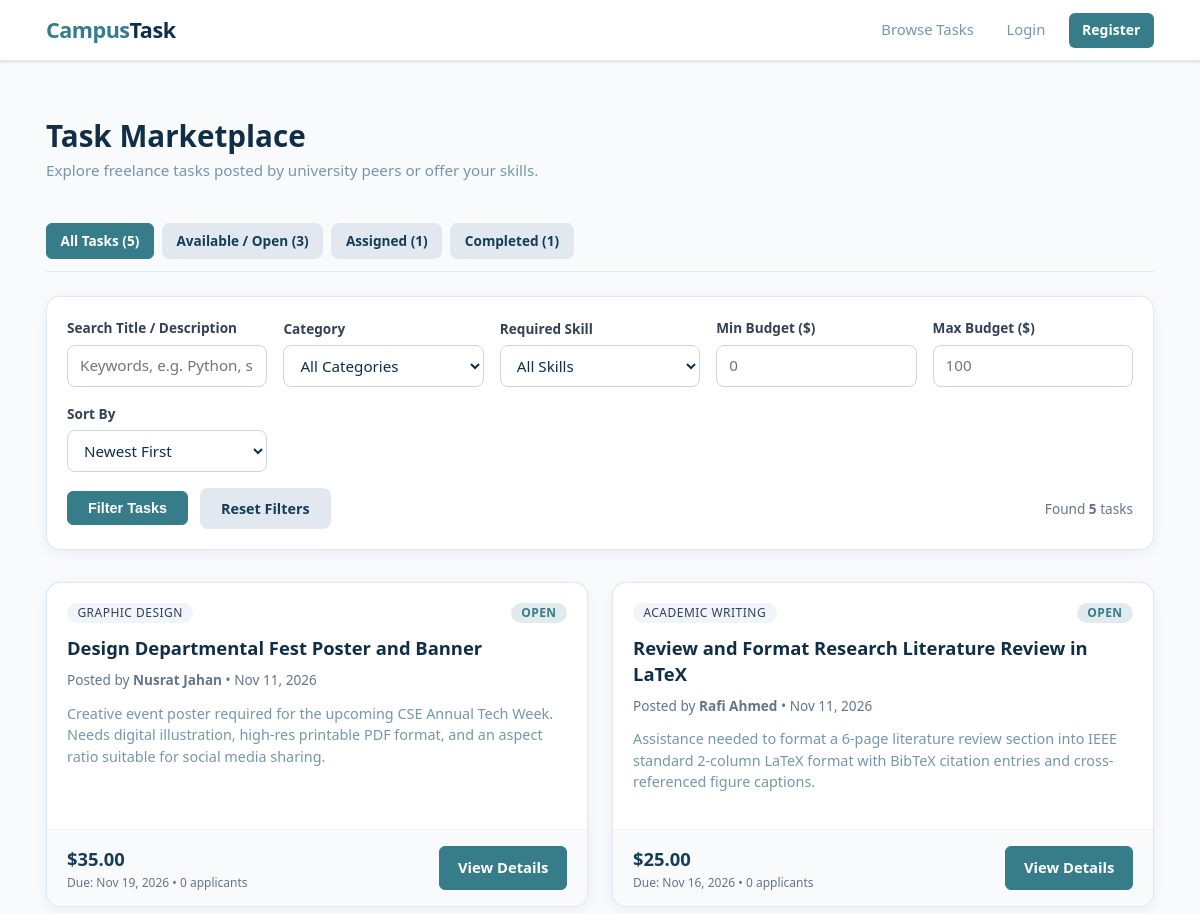
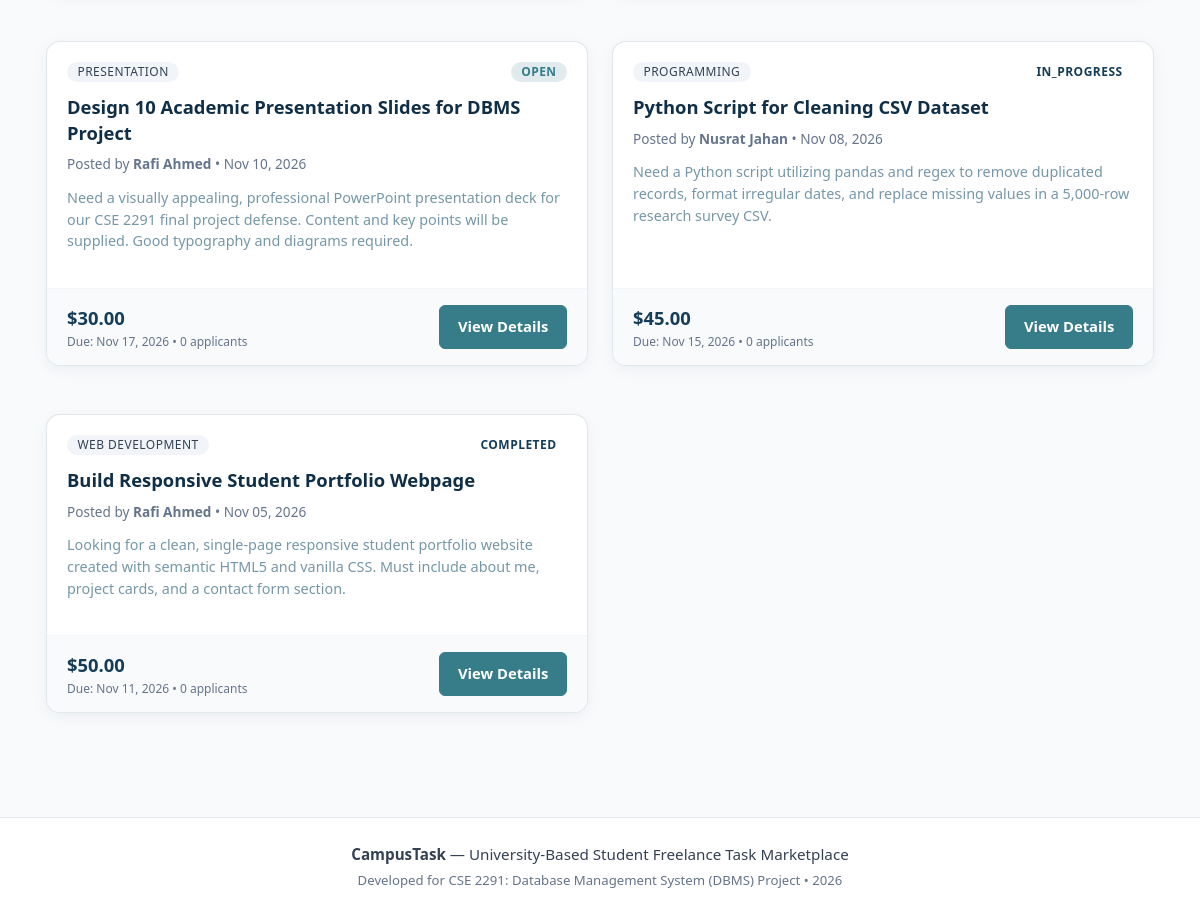
The page /student/tasks.php on the database its author committed (2 pictures, top to bottom).
### tables this page shows
CREATE TABLE IF NOT EXISTS `tasks` (
    `task_id` INT AUTO_INCREMENT PRIMARY KEY,
    `poster_id` INT NOT NULL,
    `category_id` INT NOT NULL,
    `title` VARCHAR(200) NOT NULL,
    `description` TEXT NOT NULL,
    `budget` DECIMAL(10, 2) NOT NULL DEFAULT 0.00,
    `deadline` DATE NOT NULL,
    `status` ENUM('OPEN', 'IN_PROGRESS', 'COMPLETED', 'CANCELLED') NOT NULL DEFAULT 'OPEN',
    `created_at` DATETIME NOT NULL DEFAULT CURRENT_TIMESTAMP,
    `updated_at` DATETIME NOT NULL DEFAULT CURRENT_TIMESTAMP ON UPDATE CURRENT_TIMESTAMP,
    CONSTRAINT `chk_task_budget_non_negative` CHECK (`budget` >= 0),
    CONSTRAINT `fk_tasks_poster` 
        FOREIGN KEY (`poster_id`) REFERENCES `users` (`user_id`) 
        ON DELETE CASCADE ON UPDATE CASCADE,
    CONSTRAINT `fk_tasks_category` 
        FOREIGN KEY (`category_id`) REFERENCES `categories` (`category_id`) 
        ON DELETE RESTRICT ON UPDATE CASCADE
);

CREATE TABLE IF NOT EXISTS `categories` (
    `category_id` INT AUTO_INCREMENT PRIMARY KEY,
    `category_name` VARCHAR(100) NOT NULL UNIQUE,
    `description` TEXT NULL,
    `created_at` DATETIME NOT NULL DEFAULT CURRENT_TIMESTAMP
);

CREATE TABLE IF NOT EXISTS `users` (
    `user_id` INT AUTO_INCREMENT PRIMARY KEY,
    `full_name` VARCHAR(100) NOT NULL,
    `email` VARCHAR(150) NOT NULL UNIQUE,
    `password_hash` VARCHAR(255) NOT NULL,
    `role` ENUM('STUDENT', 'ADMIN') NOT NULL DEFAULT 'STUDENT',
    `account_status` ENUM('ACTIVE', 'DEACTIVATED') NOT NULL DEFAULT 'ACTIVE',
    `created_at` DATETIME NOT NULL DEFAULT CURRENT_TIMESTAMP
);

### config/database.example.php (called while the page is built, shortened)
<?php
function e($value) {
    return htmlspecialchars((string)($value ?? ''), ENT_QUOTES, 'UTF-8');
}

### student/tasks.php (the view, shortened to what this page needs)
<?php
$config_path = __DIR__ . '/../config/database.php';
if (file_exists($config_path)) {
    require_once $config_path;
} else {
    require_once __DIR__ . '/../config/database.example.php';
}
require_once __DIR__ . '/../includes/auth.php';
$search_query = trim($_GET['q'] ?? '');
$min_budget = trim($_GET['min_budget'] ?? '');
$max_budget = trim($_GET['max_budget'] ?? '');
$status_filter = strtolower(trim($_GET['status'] ?? 'all'));
$sort_by = trim($_GET['sort'] ?? 'newest');
$sort_map = [
    'newest'        => 't.created_at DESC',
    'oldest'        => 't.created_at ASC',
    'budget_low'    => 't.budget ASC',
    'budget_high'   => 't.budget DESC',
    'deadline_near' => 't.deadline ASC',
    'title_az'      => 't.title ASC',
    'title_za'      => 't.title DESC'
];
$order_sql = $sort_map[$sort_by] ?? 't.created_at DESC';
$where_clauses = [];
$params = [];
$where_sql = !empty($where_clauses) ? 'WHERE ' . implode(' AND ', $where_clauses) : '';
$sql = "
    SELECT
        t.task_id,
        t.poster_id,
        t.category_id,
        t.title,
        t.description,
        t.budget,
        t.deadline,
        t.status,
        t.created_at,
        u.full_name AS poster_name,
        c.category_name,
        COALESCE(app_counts.application_count, 0) AS application_count,
        GROUP_CONCAT(DISTINCT s.skill_name ORDER BY s.skill_name ASC SEPARATOR '||') AS skills_list
    FROM tasks t
    JOIN users u ON t.poster_id = u.user_id
    JOIN categories c ON t.category_id = c.category_id
    LEFT JOIN task_skills ts ON t.task_id = ts.task_id
    LEFT JOIN skills s ON ts.skill_id = s.skill_id
    LEFT JOIN (
        SELECT task_id, COUNT(*) AS application_count
        FROM applications
        GROUP BY task_id
    ) app_counts ON t.task_id = app_counts.task_id
    $where_sql
    GROUP BY t.task_id
    ORDER BY $order_sql
";
$stmt = $pdo->prepare($sql);
$stmt->execute($params);
$tasks = $stmt->fetchAll();
$count_all = (int)$pdo->query('SELECT COUNT(*) FROM tasks')->fetchColumn();
$count_open = (int)$pdo->query('SELECT COUNT(*) FROM tasks WHERE status = "OPEN"')->fetchColumn();
$count_assigned = (int)$pdo->query('SELECT COUNT(*) FROM tasks WHERE status = "IN_PROGRESS"')->fetchColumn();
$count_completed = (int)$pdo->query('SELECT COUNT(*) FROM tasks WHERE status = "COMPLETED"')->fetchColumn();
require_once __DIR__ . '/../includes/header.php';
?>
<div style="max-width: 1200px; margin: 2rem auto;">
    <div style="display: flex; justify-content: space-between; align-items: center; flex-wrap: wrap; gap: 1rem; margin-bottom: 1.5rem;">
        <div>
            <h1 style="font-size: 1.85rem; font-weight: 700; color: var(--gray-900); margin-bottom: 0.25rem;">
                Task Marketplace
            </h1>
            <p style="color: var(--gray-600); font-size: 0.95rem;">
                Explore freelance tasks posted by university peers or offer your skills.
            </p>
        </div>
    </div>
    <div style="display: flex; gap: 0.5rem; flex-wrap: wrap; margin-bottom: 1.5rem; border-bottom: 1px solid var(--gray-200); padding-bottom: 0.75rem;">
        <?php
        function make_status_url($status_val) {
            $params = $_GET;
            $params['status'] = $status_val;
            return '?' . http_build_query($params);
        }
        ?>
        <a href="<?= make_status_url('all') ?>" class="btn <?= $status_filter === 'all' ? 'btn-primary' : 'btn-secondary' ?>" style="font-size: 0.85rem; padding: 0.4rem 0.85rem;">
            All Tasks (<?= $count_all ?>)
        </a>
        <a href="<?= make_status_url('available') ?>" class="btn <?= ($status_filter === 'available' || $status_filter === 'open') ? 'btn-primary' : 'btn-secondary' ?>" style="font-size: 0.85rem; padding: 0.4rem 0.85rem;">
            Available / Open (<?= $count_open ?>)
        </a>
        <a href="<?= make_status_url('assigned') ?>" class="btn <?= ($status_filter === 'assigned' || $status_filter === 'in_progress') ? 'btn-primary' : 'btn-secondary' ?>" style="font-size: 0.85rem; padding: 0.4rem 0.85rem;">
            Assigned (<?= $count_assigned ?>)
        </a>
        <a href="<?= make_status_url('completed') ?>" class="btn <?= $status_filter === 'completed' ? 'btn-primary' : 'btn-secondary' ?>" style="font-size: 0.85rem; padding: 0.4rem 0.85rem;">
            Completed (<?= $count_completed ?>)
        </a>
    </div>
    <div class="card" style="margin-bottom: 2rem;">
        <div class="card-body" style="padding: 1.25rem;">
            <form action="<?= BASE_URL ?>/student/tasks.php" method="GET">
                <div style="display: grid; grid-template-columns: repeat(auto-fit, minmax(200px, 1fr)); gap: 1rem; align-items: flex-end;">
                    <div class="form-group" style="margin-bottom: 0;">
                        <label for="q" style="font-size: 0.85rem;">Search Title / Description</label>
                        <input
                            type="text"
                            id="q"
                            name="q"
                            class="form-control"
                            placeholder="Keywords, e.g. Python, slides..."
                            value="<?= e($search_query) ?>"
                        >
                    </div>
                    <div class="form-group" style="margin-bottom: 0;">
                        <label for="category" style="font-size: 0.85rem;">Category</label>
                        <select id="category" name="category" class="form-control">
                            <option value="">All Categories</option>
                        </select>
                    </div>
                    <div class="form-group" style="margin-bottom: 0;">
                        <label for="skill" style="font-size: 0.85rem;">Required Skill</label>
                        <select id="skill" name="skill" class="form-control">
                            <option value="">All Skills</option>
                        </select>
                    </div>
                    <div class="form-group" style="margin-bottom: 0;">
                        <label for="min_budget" style="font-size: 0.85rem;">Min Budget ($)</label>
                        <input
                            type="number"
                            id="min_budget"
                            name="min_budget"
                            class="form-control"
                            step="0.01"
                            min="0"
                            placeholder="0"
                            value="<?= e($min_budget) ?>"
                        >
                    </div>
                    <div class="form-group" style="margin-bottom: 0;">
                        <label for="max_budget" style="font-size: 0.85rem;">Max Budget ($)</label>
                        <input
                            type="number"
                            id="max_budget"
                            name="max_budget"
                            class="form-control"
                            step="0.01"
                            min="0"
                            placeholder="100"
                            value="<?= e($max_budget) ?>"
                        >
                    </div>
                    <div class="form-group" style="margin-bottom: 0;">
                        <label for="sort" style="font-size: 0.85rem;">Sort By</label>
                        <select id="sort" name="sort" class="form-control">
                            <option value="newest" <?= $sort_by === 'newest' ? 'selected' : '' ?>>Newest First</option>
                        </select>
                    </div>
                </div>
                <div style="margin-top: 1rem; display: flex; gap: 0.75rem; align-items: center;">
                    <button type="submit" class="btn btn-primary" style="font-size: 0.9rem; padding: 0.5rem 1.25rem;">
                        Filter Tasks
                    </button>
                    <a href="<?= BASE_URL ?>/student/tasks.php" class="btn btn-secondary" style="font-size: 0.9rem; padding: 0.5rem 1.25rem;">
                        Reset Filters
                    </a>
                    <span style="color: var(--gray-500); font-size: 0.85rem; margin-left: auto;">
                        Found <strong><?= count($tasks) ?></strong> task<?= count($tasks) === 1 ? '' : 's' ?>
                    </span>
                </div>
            </form>
        </div>
    </div>
    <?php if (empty($tasks)): ?>
        <div class="card" style="text-align: center; padding: 3rem 1.5rem; background-color: var(--gray-50); border: 2px dashed var(--gray-300);">
            <div style="font-size: 3rem; margin-bottom: 0.75rem;">🔍</div>
            <h3 style="font-size: 1.35rem; font-weight: 600; color: var(--gray-800); margin-bottom: 0.5rem;">
                No tasks found
            </h3>
            <p style="color: var(--gray-600); max-width: 480px; margin: 0 auto 1.5rem auto; font-size: 0.95rem;">
                There are no tasks matching your selected filters and search keywords. Try adjusting your search query, budget range, or status tab.
            </p>
            <a href="<?= BASE_URL ?>/student/tasks.php" class="btn btn-primary">
                Clear All Filters
            </a>
        </div>
    <?php else: ?>
        <div style="display: grid; grid-template-columns: repeat(auto-fill, minmax(360px, 1fr)); gap: 1.5rem;">
            <?php foreach ($tasks as $task): ?>
                <?php
                $status_class = 'badge-success';
                if ($task['status'] === 'IN_PROGRESS') {
                    $status_class = 'badge-warning';
                } elseif ($task['status'] === 'COMPLETED') {
                    $status_class = 'badge-info';
                } elseif ($task['status'] === 'CANCELLED') {
                    $status_class = 'badge-danger';
                }
                ?>
                <div class="card" style="display: flex; flex-direction: column; justify-content: space-between; transition: transform 0.15s ease, box-shadow 0.15s ease;">
                    <div class="card-body">
                        <div style="display: flex; justify-content: space-between; align-items: center; margin-bottom: 0.75rem;">
                            <span class="badge" style="background-color: var(--gray-100); color: var(--gray-700); font-weight: 500;">
                                <?= e($task['category_name']) ?>
                            </span>
                            <span class="badge <?= $status_class ?>">
                                <?= e($task['status']) ?>
                            </span>
                        </div>
                        <h3 style="font-size: 1.15rem; font-weight: 600; margin-bottom: 0.5rem; line-height: 1.4;">
                            <a href="<?= BASE_URL ?>/student/task-details.php?id=<?= (int)$task['task_id'] ?>" style="color: var(--gray-900); text-decoration: none;">
                                <?= e($task['title']) ?>
                            </a>
                        </h3>
                        <p style="color: var(--gray-500); font-size: 0.85rem; margin-bottom: 0.75rem;">
                            Posted by <strong><?= e($task['poster_name']) ?></strong> &bull; <?= date('M d, Y', strtotime($task['created_at'])) ?>
                        </p>
                        <p style="color: var(--gray-600); font-size: 0.9rem; line-height: 1.5; margin-bottom: 1rem; display: -webkit-box; -webkit-line-clamp: 3; -webkit-box-orient: vertical; overflow: hidden;">
                            <?= e($task['description']) ?>
                        </p>
                    </div>
                    <div class="card-footer" style="background-color: var(--gray-50); border-top: 1px solid var(--gray-100); padding: 0.85rem 1.25rem; display: flex; justify-content: space-between; align-items: center;">
                        <div>
                            <div style="font-size: 1.15rem; font-weight: 700; color: var(--success-color);">
                                $<?= number_format((float)$task['budget'], 2) ?>
                            </div>
                            <div style="font-size: 0.75rem; color: var(--gray-500);">
                                Due: <?= date('M d, Y', strtotime($task['deadline'])) ?> &bull; <?= (int)$task['application_count'] ?> applicant<?= (int)$task['application_count'] === 1 ? '' : 's' ?>
                            </div>
                        </div>
                        <a href="<?= BASE_URL ?>/student/task-details.php?id=<?= (int)$task['task_id'] ?>" class="btn btn-primary-sm">
                            View Details
                        </a>
                    </div>
                </div>
            <?php endforeach; ?>
        </div>
    <?php endif; ?>
</div>
<?php
require_once __DIR__ . '/../includes/footer.php';
?>

### rows shown on the page
tasks: category.category_name "GRAPHIC DESIGN", status "OPEN", title "Design Departmental Fest Poster and Banner", poster.full_name "Nusrat Jahan", created_at "Nov 11, 2026", description "Creative event poster required for the upcoming CSE Annual Tech Week. Needs digital illustration, high-res printable PDF format, and an aspect ratio suitable for social media sharing.", budget "35.00", deadline "Nov 19, 2026", application_count "0"
tasks: category.category_name "ACADEMIC WRITING", status "OPEN", title "Review and Format Research Literature Review in LaTeX", poster.full_name "Rafi Ahmed", created_at "Nov 11, 2026", description "Assistance needed to format a 6-page literature review section into IEEE standard 2-column LaTeX format with BibTeX citation entries and cross-referenced figure captions.", budget "25.00", deadline "Nov 16, 2026", application_count "0"
tasks: category.category_name "PRESENTATION", status "OPEN", title "Design 10 Academic Presentation Slides for DBMS Project", poster.full_name "Rafi Ahmed", created_at "Nov 10, 2026", description "Need a visually appealing, professional PowerPoint presentation deck for our CSE 2291 final project defense. Content and key points will be supplied. Good typography and diagrams required.", budget "30.00", deadline "Nov 17, 2026", application_count "0"
tasks: category.category_name "PROGRAMMING", status "IN_PROGRESS", title "Python Script for Cleaning CSV Dataset", poster.full_name "Nusrat Jahan", created_at "Nov 08, 2026", description "Need a Python script utilizing pandas and regex to remove duplicated records, format irregular dates, and replace missing values in a 5,000-row research survey CSV.", budget "45.00", deadline "Nov 15, 2026", application_count "0"
tasks: category.category_name "WEB DEVELOPMENT", status "COMPLETED", title "Build Responsive Student Portfolio Webpage", poster.full_name "Rafi Ahmed", created_at "Nov 05, 2026", description "Looking for a clean, single-page responsive student portfolio website created with semantic HTML5 and vanilla CSS. Must include about me, project cards, and a contact form section.", budget "50.00", deadline "Nov 11, 2026", application_count "0"

### other values the page prints
$count_all "5"
$count_open "3"
$count_assigned "1"
$count_completed "1"
count($tasks) "5"
